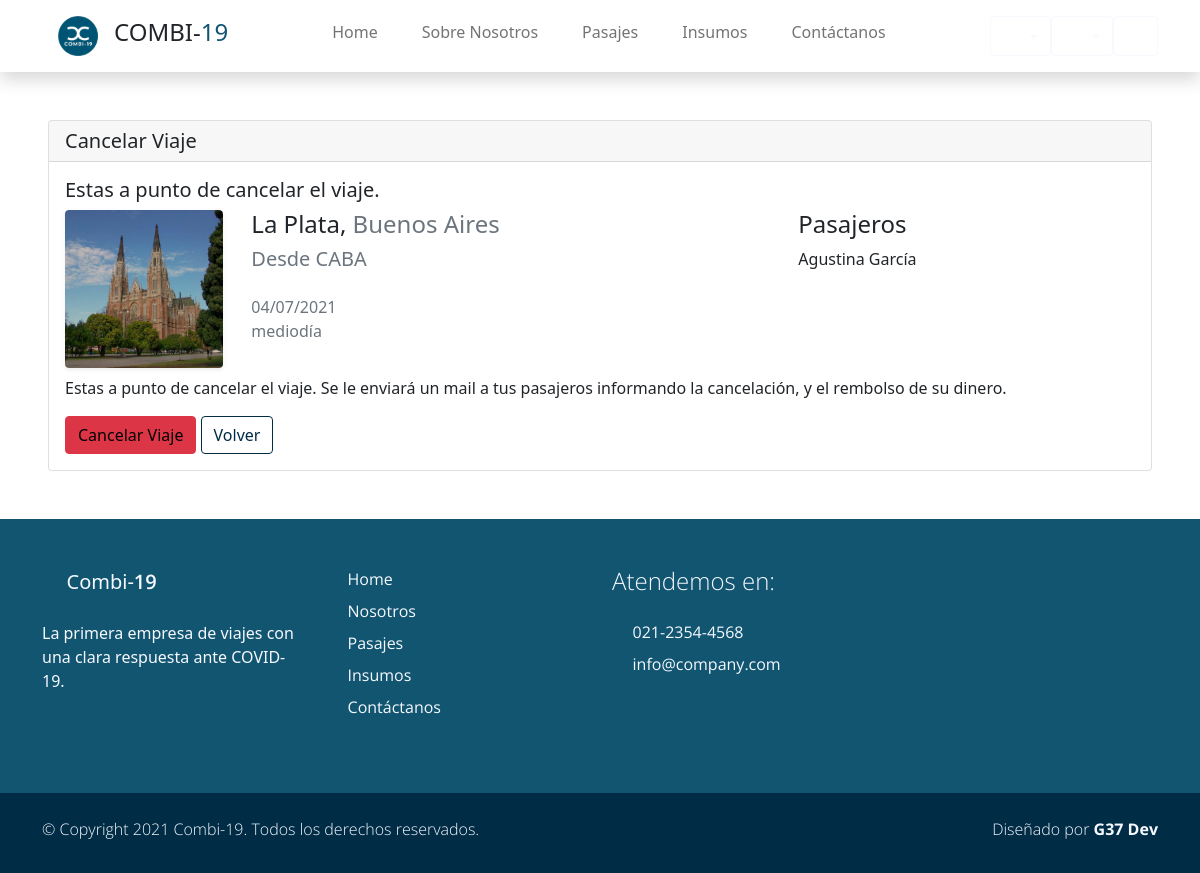
Page /viajes/chofer/cancelar1 on the earlier database version.
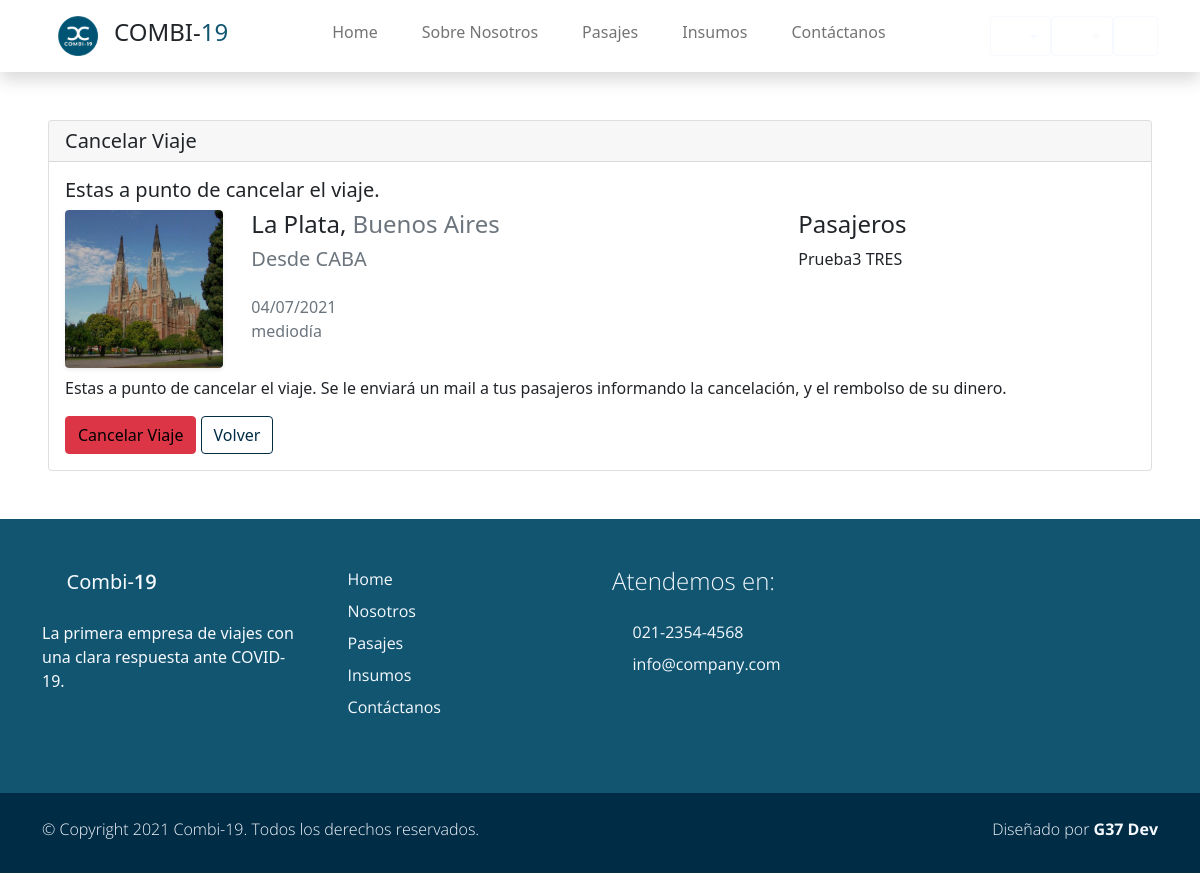
Same page on the later database version.
### users/models.py (models this page shows, shortened)
class Account(AbstractBaseUser):
    email               = models.EmailField(verbose_name="email", max_length=60, unique=True)
    dni                 = models.IntegerField(verbose_name="dni", unique=True,)
    first_name          = models.CharField(max_length=30, verbose_name='Nombre')
    last_name           = models.CharField(max_length=30, verbose_name='Apellido')
    date_of_birth       = models.DateField(blank=True, null=True)
    is_GOLD             = models.BooleanField(default=False)
    _is_admin           = models.BooleanField(default=False)
    is_active           = models.BooleanField(default=True)
    is_staff            = models.BooleanField(default=False)
    _is_superuser       = models.BooleanField(default=False)
    objects = MyAccountManager()
    class Meta:
        verbose_name        = "Usuario"
        verbose_name_plural = "Usuarios"
    USERNAME_FIELD = 'email'
    REQUIRED_FIELDS = ['dni', 'first_name', 'last_name', 'date_of_birth']
    def __str__(self):
        return self.get_full_name()
    def get_full_name(self):
        return f'{self.first_name} {self.last_name}'

### users/views.py (the view)
def cancelar_viaje_view(request, *args, **kwargs):
    viaje_id = kwargs.get("v_id")
    try:
        viaje = Viaje.objects.get(pk=viaje_id)
    except Viaje.DoesNotExist:
        return HttpResponse("Hubo un error")
    if request.POST:
        viaje.finalizar_viaje()
        viaje.save()
        return redirect("Viajes Chofer")
    context = {"viaje": viaje}
    return render(request, "users/cancelar_viaje.html", context)

### Combi19App/models.py (called while the page is built)
    def __str__(self):
        return f'{self.nombre}'

### carro/context_processor.py (called while the page is built)
def importe_total(request):
    total=0
    if request.user.is_authenticated:
        if 'carro' in request.session:
            for key,value in request.session['carro'].items():
                total = total +(float(value['precio']))#*value['cantidad'])
    return {'importe_total':total}

### users/templates/users/cancelar_viaje.html (shortened to what this page needs)
{% extends 'Combi19App/base.html' %}
{% load static %}
{% block content %}
<div class="my-5 mx-5 card">
    <h5 class="card-header">Cancelar Viaje</h5>
    <div class="card-body">
        <h5 class="card-title">Estas a punto de cancelar el viaje.</h5>
        <div class="row my-2">
            <div class="col-md-2">
                <div href="#" class="card border-0 text-white shadow-sm overflow-hidden mx-5 m-sm-0">
                    <img class="card-img" src="{{viaje.ruta.destino.imagen.url}}" alt="">
                </div>
            </div>
            <div class=" col-md-6 px-3">
                <h4 class="h4 ">{{viaje.ruta.destino}}, <span class="text-muted">{{viaje.ruta.destino.provincia}}</span></h4>
                <h5 class="m-0 p-0 text-muted">Desde {{viaje.ruta.origen}} <i class='p-0 bx bx-map'></i></h5>
                <br>
                <p class="m-0 p-0 text-muted">{{viaje.fecha|date:"d/m/Y"  }} </p>
                <p class="m-0 p-0 text-muted">{{viaje.fecha | time}} </p>
            </div>
            <div class=" col-md-4 px-3">
                <h4 class="h4 ">Pasajeros</h4>
                {% for p in viaje.pasajeros.all%}
                <p class="m-0 p-0">{{p}}</p>
                {% endfor %}
            </div>
        </div>
        <p class="card-text">Estas a punto de cancelar el viaje. Se le enviará un mail a tus pasajeros informando la cancelación, y el rembolso de su dinero.</p>
        <form method="POST" class="mt-2"> {% csrf_token %}
            <a href=""><button class="btn btn-danger" type="submit" >Cancelar Viaje</button></a>
            <a href="{% url 'Viajes Chofer' %}" class="btn btn-outline-primary">Volver</a>
        </form>
    </div>
  </div>
{% endblock %}

Differences in the rows shown:
no longer on this page (row edited): Account: first_name+last_name "Agustina García"
added Account: first_name+last_name "Prueba3 TRES"
